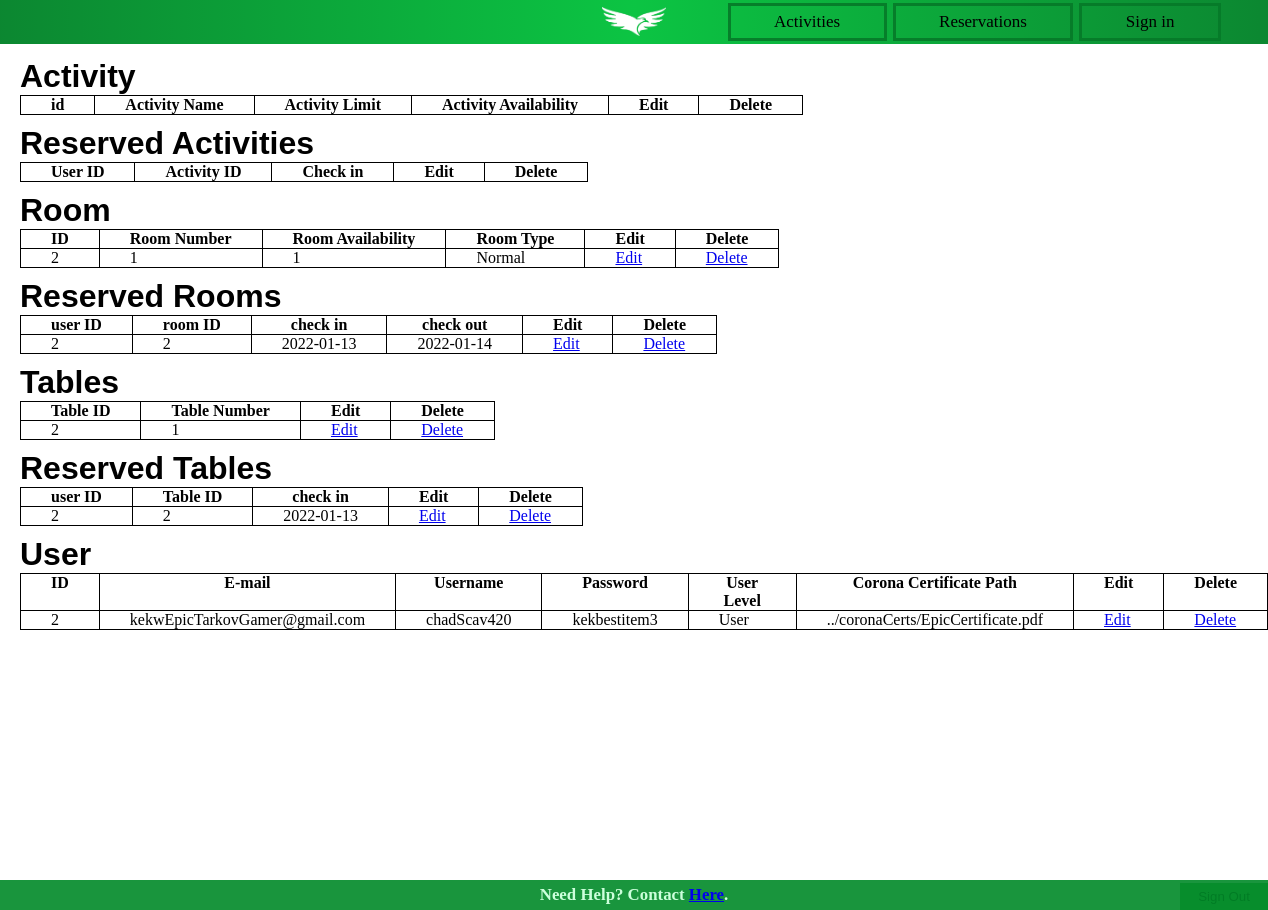
The app's page /adminPanel.php with its own data.
### tables this page shows
CREATE TABLE `rooms` (
  `id` int(11) NOT NULL,
  `roomNr` int(11) NOT NULL,
  `roomAvailability` tinyint(1) NOT NULL,
  `roomType` varchar(30) NOT NULL
);

CREATE TABLE `reservedrooms` (
  `userId` int(11) DEFAULT NULL,
  `roomId` int(11) DEFAULT NULL,
  `checkIn` date NOT NULL,
  `checkOut` date NOT NULL,
  `rsrvRoomsId` int(11) NOT NULL
);

CREATE TABLE `tables` (
  `id` int(11) NOT NULL,
  `tableNr` int(11) NOT NULL
);

CREATE TABLE `reservedtables` (
  `userId` int(11) DEFAULT NULL,
  `tableId` int(11) DEFAULT NULL,
  `checkIn` date DEFAULT NULL,
  `rsrvTableId` int(11) NOT NULL
);

CREATE TABLE `users` (
  `id` int(11) NOT NULL,
  `email` varchar(255) NOT NULL,
  `username` varchar(15) NOT NULL,
  `password` varchar(255) NOT NULL,
  `usrLevel` varchar(20) NOT NULL,
  `pathCert` varchar(255) NOT NULL
);

### functions/functions.php (the view, shortened to what this page needs)
<?php
require 'dbCon.php';
function adminRoom()
{
    global $con;
    $query = $con->prepare("SELECT * FROM rooms");
    $query->execute();
    $result = $query->get_result();
    $data = $result->fetch_all(MYSQLI_ASSOC);
    foreach ($data as $row) {
        echo '<tr>';
        echo '<td>' . $row['id'] . '</td>';
        echo '<td>' . $row['roomNr'] . '</td>';
        echo '<td>' . $row['roomAvailability'] . '</td>';
        echo '<td>' . $row['roomType'] . '</td>';
        echo "<td>" . '<a href="Edit.php?id=' . $row['id'] . '">Edit</a>' . "</td>";
        echo "<td>" . '<a href="Delete.php?id=' . $row['id'] . '">Delete</a>' . "</td>";
        echo '</tr>';
    }
}
function adminReservedRooms()
{
    global $con;
    $query = $con->prepare("SELECT * FROM reservedrooms");
    $query->execute();
    $result = $query->get_result();
    $data = $result->fetch_all(MYSQLI_ASSOC);
    foreach ($data as $row) {
        echo '<tr>';
        echo '<td>' . $row['userId'] . '</td>';
        echo '<td>' . $row['roomId'] . '</td>';
        echo '<td>' . $row['checkIn'] . '</td>';
        echo '<td>' . $row['checkOut'] . '</td>';
        echo "<td>" . '<a href="Edit.php?id=' . $row['userId'] . '">Edit</a>' . "</td>";
        echo "<td>" . '<a href="Delete.php?id=' . $row['userId'] . '">Delete</a>' . "</td>";
        echo '</tr>';
    }
}
function adminTables()
{
    global $con;
    $query = $con->prepare("SELECT * FROM tables");
    $query->execute();
    $result = $query->get_result();
    $data = $result->fetch_all(MYSQLI_ASSOC);
    foreach ($data as $row) {
        echo '<tr>';
        echo '<td>' . $row['id'] . '</td>';
        echo '<td>' . $row['tableNr'] . '</td>';
        echo "<td>" . '<a href="Edit.php?id=' . $row['id'] . '">Edit</a>' . "</td>";
        echo "<td>" . '<a href="Delete.php?id=' . $row['id'] . '">Delete</a>' . "</td>";
        echo '</tr>';
    }
}
function adminReservedTables()
{
    global $con;
    $query = $con->prepare("SELECT * FROM reservedTables");
    $query->execute();
    $result = $query->get_result();
    $data = $result->fetch_all(MYSQLI_ASSOC);
    foreach ($data as $row) {
        echo '<tr>';
        echo '<td>' . $row['userId'] . '</td>';
        echo '<td>' . $row['tableId'] . '</td>';
        echo '<td>' . $row['checkIn'] . '</td>';
        echo "<td>" . '<a href="Edit.php?id=' . $row['userId'] . '">Edit</a>' . "</td>";
        echo "<td>" . '<a href="Delete.php?id=' . $row['userId'] . '">Delete</a>' . "</td>";
        echo '</tr>';
    }
}
function adminUsers()
{
    global $con;
    $query = $con->prepare("SELECT * FROM users");
    $query->execute();
    $result = $query->get_result();
    $data = $result->fetch_all(MYSQLI_ASSOC);
    foreach ($data as $row) {
        echo '<tr>';
        echo '<td>' . $row['id'] . '</td>';
        echo '<td>' . $row['email'] . '</td>';
        echo '<td>' . $row['username'] . '</td>';
        echo '<td>' . $row['password'] . '</td>';
        echo '<td>' . $row['usrLevel'] . '</td>';
        echo '<td>' . $row['pathCert'] . '</td>';
        echo "<td>" . '<a href="Edit.php?id=' . $row['id'] . '">Edit</a>' . "</td>";
        echo "<td>" . '<a href="Delete.php?id=' . $row['id'] . '">Delete</a>' . "</td>";
        echo '</tr>';
    }
}
?>

### adminPanel.php (shortened to what this page needs)
<!DOCTYPE html>
<html>
<head>
    <link rel="stylesheet" href="res/style.css">
</head>
<body id ="adminPanel">
<?php
include('res/elements/header.php');
?>
<?php
include('res/elements/footer.php');
?>
<?php
include('functions/functions.php');
?>
    <h1 class = "Tabletitle" > Activity </h1>
    <table border="1" id="AdminPanel">
        <tr>
            <th> id </th>
            <th> Activity Name </th>
            <th> Activity Limit </th>
            <th> Activity Availability </th>
            <th> Edit </th>
            <th> Delete </th>
        </tr>
    </table>
    <h1 class = "Tabletitle" > Reserved Activities </h1>
    <table border="1" id="AdminPanel">
        <tr>
            <th> User ID </th>
            <th> Activity ID </th>
            <th> Check in </th>
            <th> Edit </th>
            <th> Delete </th>
        </tr>
    </table>
    <h1 class = "Tabletitle" > Room </h1>
    <table border="1" id="AdminPanel">
        <tr>
            <th> ID      </th>
            <th> Room Number</th>
            <th> Room Availability </th>
            <th> Room Type </th>
            <th> Edit </th>
            <th> Delete </th>
        </tr>
        <?php
            adminRoom();
        ?>
    </table>
    <h1 class = "Tabletitle" > Reserved Rooms </h1>
    <table border="1" id="AdminPanel">
        <tr>
            <th> user ID </th>
            <th> room ID </th>
            <th> check in </th>
            <th> check out </th>
            <th> Edit </th>
            <th> Delete </th>
        </tr>
        <?php
            adminReservedRooms();
        ?>
    </table>
    <h1 class = "Tabletitle" > Tables </h1>
    <table border="1" id="AdminPanel">
        <tr>
            <th> Table ID   </th>
            <th> Table Number </th>
            <th> Edit </th>
            <th> Delete </th>
        <?php
            adminTables();
        ?>
        </tr>
    </table>
    <h1 class = "Tabletitle" > Reserved Tables </h1>
    <table border="1" id="AdminPanel">
        <tr>
            <th> user ID   </th>
            <th> Table ID </th>
            <th> check in </th>
            <th> Edit </th>
            <th> Delete </th>
        <?php
            adminReservedTables();
        ?>
        </tr>
    </table>
    <h1 class = "Tabletitle" > User </h1>
    <table border="1" id="AdminPanel">
        <tr>
            <th> ID   </th>
            <th> E-mail </th>
            <th> Username </th>
            <th> Password </th>
            <th> User Level </th>
            <th> Corona Certificate Path </th>
            <th> Edit </th>
            <th> Delete </th>
        <?php
            adminUsers();
        ?>
        </tr>
    </table>
</body>
</html>

### res/elements/header.php
<header>
    <div class="logo">
        <a href="index.php"><img src="res/images/logo.png" alt="logo"></a>
    </div>
    <nav>
            <div class="headerText"><a href="preview_activities.php" style="text-decoration:none; color:black;">Activities</a></div>
        <div class="headerText"><a href="reservation_front.php" style="text-decoration:none; color:black;">Reservations</a></div>
        <div class="headerText"><a href="signin.php" style="text-decoration:none; color:black;">Sign in</a></div>
    </nav>
</header>

### res/elements/footer.php
<div class="footer"><h3>Need Help? Contact <a href="contact.php">Here</a>.</h3></div>

### res/style.css (style rules this page uses)
* { margin: 0; padding: 0; border: 0; outline: 0; vertical-align: baseline; }
body { overflow: hidden; height:100%; background-size: 100%; background-repeat: no-repeat; margin: 0; }
header { background-image: linear-gradient(90deg, hsla(138, 100%, 25%, 0.8), hsla(138, 100%, 40%, 0.8), hsla(138, 100%, 25%, 0.8)); display: inline-grid; grid-template-columns: 3fr 1fr 3fr; grid-template-rows: auto; height: 6%; background-color:#008c2ac4; }
.headerText { transition-timing-function: ease-out; transition: 0.5s; border: solid hsl(138, 90%, 25%, 0.9); float:left; display: flex; color: #000; text-align: center; align-items:center; padding: 6px 8%; font-size: 17px; flex: 0; margin: 3px; justify-content:space-evenly; }
.logo { grid-column: 2; }
.logo img { display: block; margin: 0 auto; margin-left: auto; margin-right: auto; margin-top: 7px; margin-bottom: 5px; width: 35%; height: auto; }
nav { grid-column: 3; color: whitesmoke; font-weight: 10px; }
.footer { background-color: hsla(138, 100%, 27%, 0.9); min-height: 30px; position: fixed; display: flex; left: 0; bottom: 0; width: 100%; font-size: 0.9em; color: hsl(138, 100%, 90%); text-align: center; justify-content: center; align-items: center; }
table, th, td { border: 1px solid black; border-collapse: collapse; }
#evCalEventTable tr, td, th { padding-left: 30px; padding-right: 30px; }
#resRoomTable td, th, tr { margin: 20px; color: white; }
#AdminPanel { margin-left: 20px; }
.Tabletitle { font-family: "Sitka Text", sans-serif; margin-left: 20px; margin-top: 10px; }
#adminPanel td, th, tr { margin: 20px; color: black; }
#adminPanel { overflow: visible !important; }

### records on screen
rooms: id "2", roomNr "1", roomAvailability "1", roomType "Normal"
reservedrooms: userId "2", roomId "2", checkIn "2022-01-13", checkOut "2022-01-14"
tables: id "2", tableNr "1"
reservedtables: userId "2", tableId "2", checkIn "2022-01-13"
users: id "2", email "kekwEpicTarkovGamer@gmail.com", username "chadScav420", password "kekbestitem3", usrLevel "User", pathCert "../coronaCerts/EpicCertificate.pdf"
